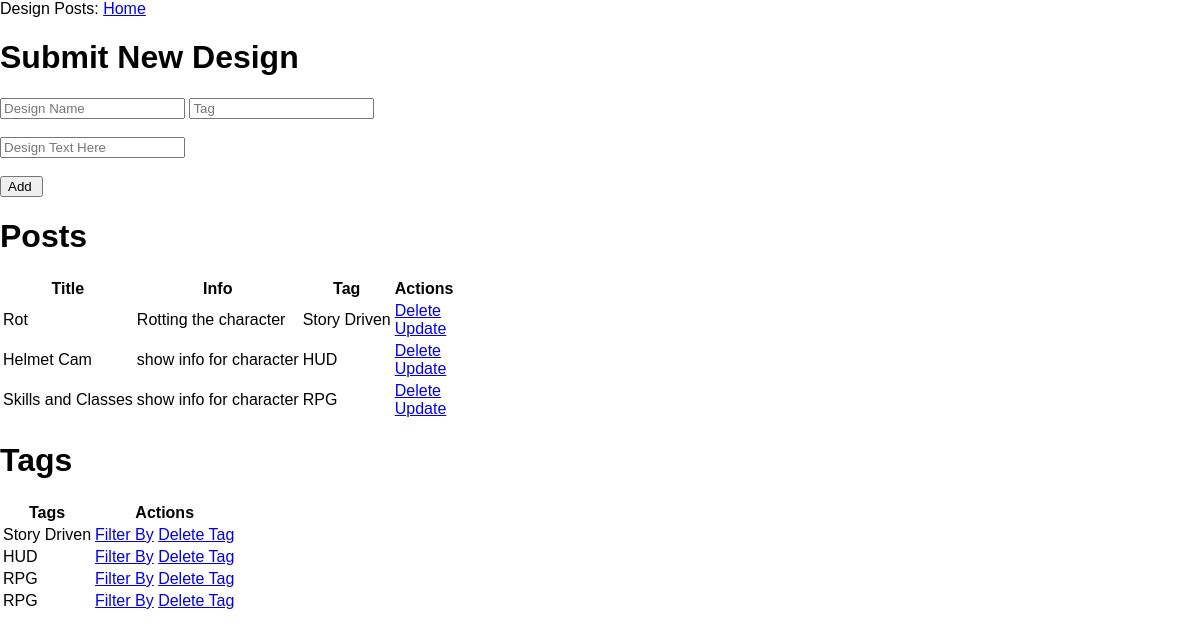
Before: / with the older database file.
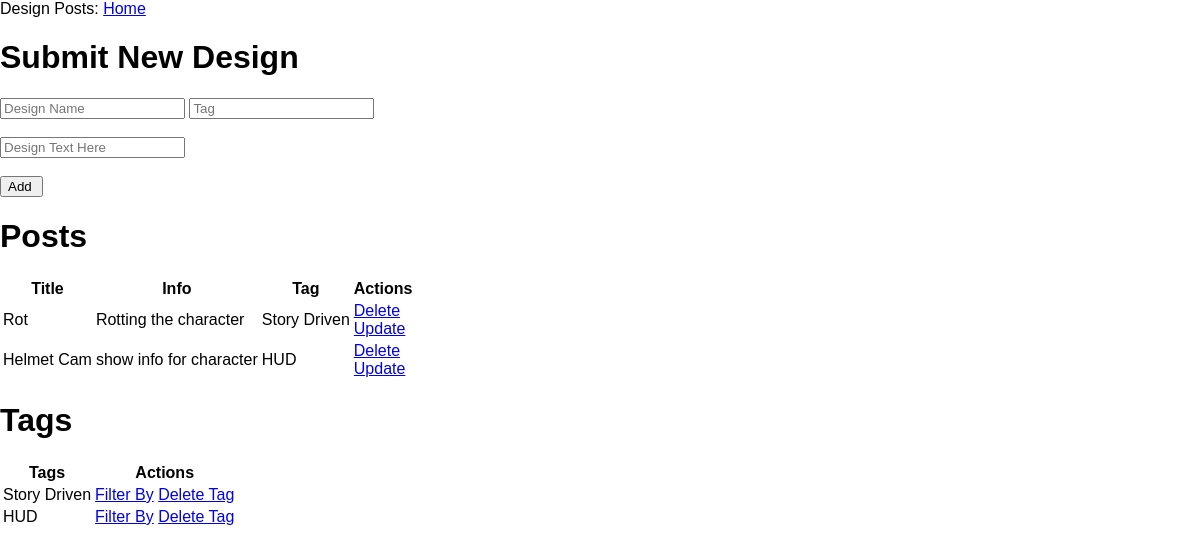
After: the same page with the newer database file.
### app.py (models this page shows, shortened)
class Design (db.Model):
    design_id = db.Column(db.Integer, primary_key=True)
    design_name = db.Column(db.String(40))
    design_content = db.Column(db.String(200))
    date_created = db.Column(db.DateTime, default= datetime.utcnow)
    subscriptions = db.relationship('Tag',
        secondary=subs,
        backref = db.backref('subscribers', lazy = 'dynamic')
        )

class Tag(db.Model):
    tag_id = db.Column(db.Integer, primary_key=True)
    tag_name = db.Column(db.String(20))

### app.py (the view)
@app.route("/", methods=['POST','GET'])
def index():
    if request.method == 'POST':
        design_content_input = request.form['design_input']
        tag_content = request.form['tag_input']
        design_info = request.form['design_info']
        new_design = Design(design_name=design_content_input,
                            design_content=design_info)
        new_tag = Tag(tag_name = tag_content)
        try:
            db.session.add(new_design)
            db.session.add(new_tag)
            new_design.subscriptions.append(new_tag)
            db.session.commit()
            return redirect('/')
        except:
            return "There was a problem adding new designs"
    else:
        posts = Design.query.all()
        tags = Tag.query.all()
        return render_template("index.html", posts=posts, tags=tags)

### templates/index.html
{% extends 'base.html' %}
{% block head %}
{% endblock %}
{% block body %}
<h1>Submit New Design</h1>
<form action="/" method="POST">
  <input type="text" name = "design_input" id="design_input" placeholder="Design Name">
  <input type="text" name = "tag_input" id="tag_input" placeholder="Tag">
  <br>
  <br>
  <input type="text" name="design_info" id="design_info" placeholder="Design Text Here">
  <br>
  <br>
  <input type="submit" value = "Add ">
</form>
<div class="content">
  <h1> Posts </h1>
  <table>
    <tr>
      <th>Title</th>
      <th>Info</th>
      <th>Tag</th>
      <th>Actions</th>
    </tr>
    {% for post in posts %}
      <tr>
        <td>{{ post.design_name }}</td>
        <td>{{ post.design_content }}</td>
        {% for designTag in post.subscriptions %}
          <td>{{ designTag.tag_name }}</td>
        {% endfor %}
        <td>
          <a href="/delete/{{post.design_id}}">Delete</a>
          <br>
          <a href="/update/{{post.design_id}}">Update</a>
        </td>
      </tr>
    {% endfor %}
  </table>
</div>
<div class="allTags">
  <h1> Tags </h1>
  <table>
    <tr>
      <th>Tags</th>
      <th>Actions</th>
    </tr>
    {% for tag in tags %}
      <tr>
        <td>{{ tag.tag_name }}</td>
        <td>
          <a href="/search/{{tag.tag_id}}">Filter By</a>
          <a href="/tagdelete/{{tag.tag_id}}">Delete Tag</a>
        </td>
      </tr>
    {% endfor %}
  </table>
</div>
{% endblock %}

### templates/base.html (shortened to what this page needs)
<!DOCTYPE html>
<html lang="en">
<head>
    <link rel="stylesheet" href="{{ url_for('static', filename='css/main.css') }}"
    {% block head %}{% endblock %}
</head>
<body>
    <div>
        Design Posts:
        <a href="{{ url_for('index') }}"> Home </a>
    </div>
    {% block body %}{% endblock %}
</body>
</html>

### static/css/main.css (style rules this page uses)
body { margin: 0; font-family: sans-serif; }

Changed rows visible on the page:
removed Design: design_name "Skills and Classes", design_content "show info for character"
removed Tag: tag_name "RPG"
removed Tag: tag_name "RPG", shown under "Tags"
